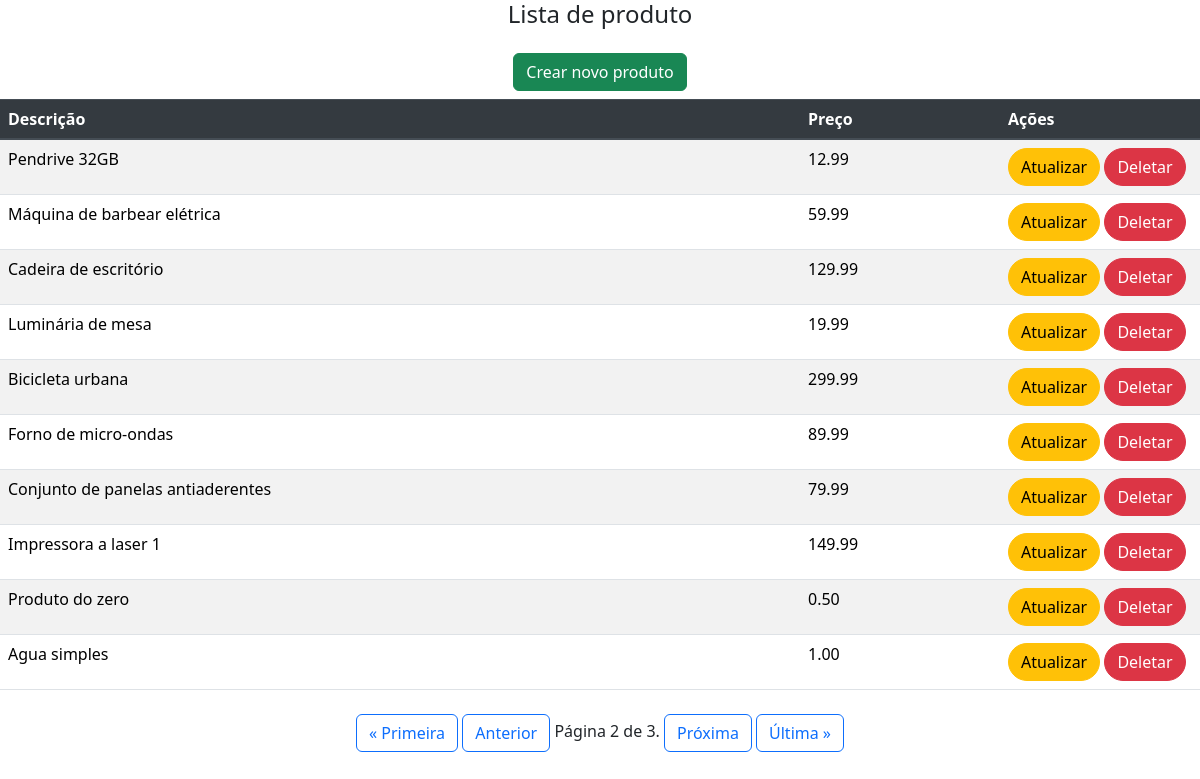
Screenshot of /produto_list?page=2 with the database file from the repository.
### app_web/models.py (models this page shows, shortened)
class Produto(models.Model):
    descricao = models.CharField(max_length=255, verbose_name="Descrição")
    preco = models.DecimalField(max_digits=10, decimal_places=2, verbose_name="Preço")

### app_web/views.py (the view)
# urls.py: path('produto_list', views.produtoList, name='produto_list'),
def produtoList(request):
    produtos_list = Produto.objects.all() # busca todos os produtos
    paginator = Paginator(produtos_list, 10) # cria um paginador para 10 produtos por página
    page = request.GET.get('page') # pega o número da página da URL
    produtos = paginator.get_page(page) # busca os produtos da página atual
    return render(request, 'produto_list.html', {'produtos': produtos})

### app_web/templates/produto_list.html (shortened to what this page needs)
{% extends "base.html" %}
{% block content %}
<div class="card-body">
    <h4 class="text-center mb-4">Lista de produto</h4>
    <div class="d-grid gap-2">
        <a type="button" class="btn btn-success mx-auto" href="{%url 'produto_create' %}">Crear novo produto</a>
        <table class="table table-striped">
            <thead class="thead-dark">
                <tr>
                    <th scope="col" colspan>Descrição</th>
                    <th scope="col" colspan="1">Preço</th>
                    <th scope="col" colspan="1">Ações</th>
                </tr>
            </thead>
            <tbody>
                {% for item in produtos %}
                <tr>
                    <td class="col-xs-8 col-sm-8 col-md-8 col-lg-8">{{ item.descricao }}</td>
                    <td class="col-xs-2 col-sm-2 col-md-2 col-lg-2">{{ item.preco }}</td>
                    <td class="col-xs-2 col-sm-2 col-md-2 col-lg-2">
                        <a type="button" class="btn btn-warning rounded-pill" href="{% url 'produto_update' item.id %}">Atualizar</a>
                        <a type="button" class="btn btn-danger rounded-pill" href="{% url 'produto_delete' item.id %}">Deletar</a>
                    </td>
                </tr>
                {% endfor %}
            </tbody>
        </table>
        <div class="pagination mx-auto">
            <span class="step-links">
                {% if produtos.has_previous %}
                    <a class="btn btn-outline-primary" href="?page=1">&laquo; Primeira</a>
                    <a class="btn btn-outline-primary" href="?page={{ produtos.previous_page_number }}">Anterior</a>
                {% endif %}
                <span class="current">
                    Página {{ produtos.number }} de {{ produtos.paginator.num_pages }}.
                </span>
                {% if produtos.has_next %}
                    <a class="btn btn-outline-primary" href="?page={{ produtos.next_page_number }}">Próxima</a>
                    <a class="btn btn-outline-primary" href="?page={{ produtos.paginator.num_pages }}">Última &raquo;</a>
                {% endif %}
            </span>
        </div>
    </div>
</div>
{% endblock %}

### rows the page displays
Produto: descricao "Pendrive 32GB", preco "12.99"
Produto: descricao "Máquina de barbear elétrica", preco "59.99"
Produto: descricao "Cadeira de escritório", preco "129.99"
Produto: descricao "Luminária de mesa", preco "19.99"
Produto: descricao "Bicicleta urbana", preco "299.99"
Produto: descricao "Forno de micro-ondas", preco "89.99"
Produto: descricao "Conjunto de panelas antiaderentes", preco "79.99"
Produto: descricao "Impressora a laser 1", preco "149.99"
Produto: descricao "Produto do zero", preco "0.50"
Produto: descricao "Agua simples", preco "1.00"

### other values shown
{{ produtos.number }} "2"
{{ produtos.paginator.num_pages }} "3"
